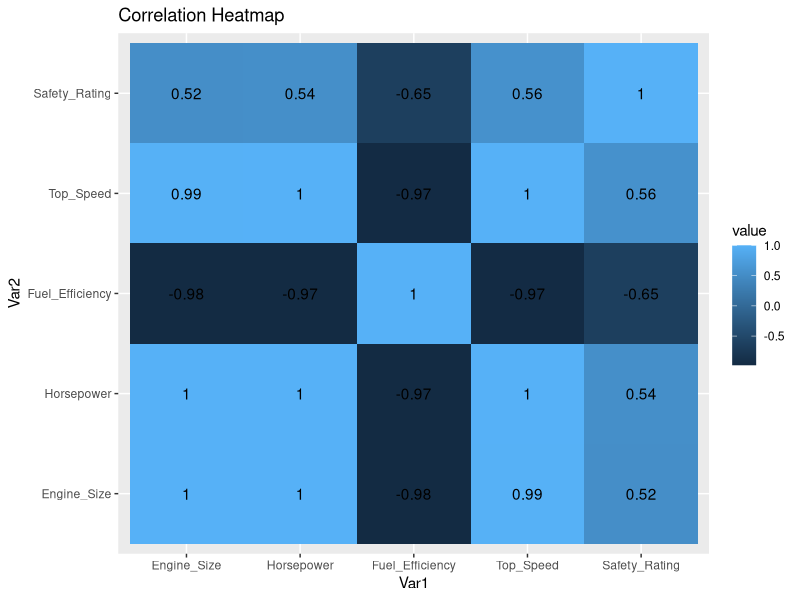

Write the R code that produced this figure.
library(ggplot2)
library(reshape2)
vehicle <- data.frame(
  Engine_Size=c(1.5,2.0,3.0,2.5,1.8),
  Horsepower=c(110,150,250,200,130),
  Fuel_Efficiency=c(18,15,12,14,17),
  Top_Speed=c(180,200,250,220,190),
  Safety_Rating=c(4,5,5,4,3)
)
cor_matrix <- cor(vehicle)
cor_data <- melt(cor_matrix)
ggplot(cor_data,aes(Var1,Var2,fill=value))+
  geom_tile()+
  geom_text(aes(label=round(value,2)))+
  labs(title="Correlation Heatmap")
install.packages("reshape2")
install.packages("stringi", repos = "https://cloud.r-project.org")
